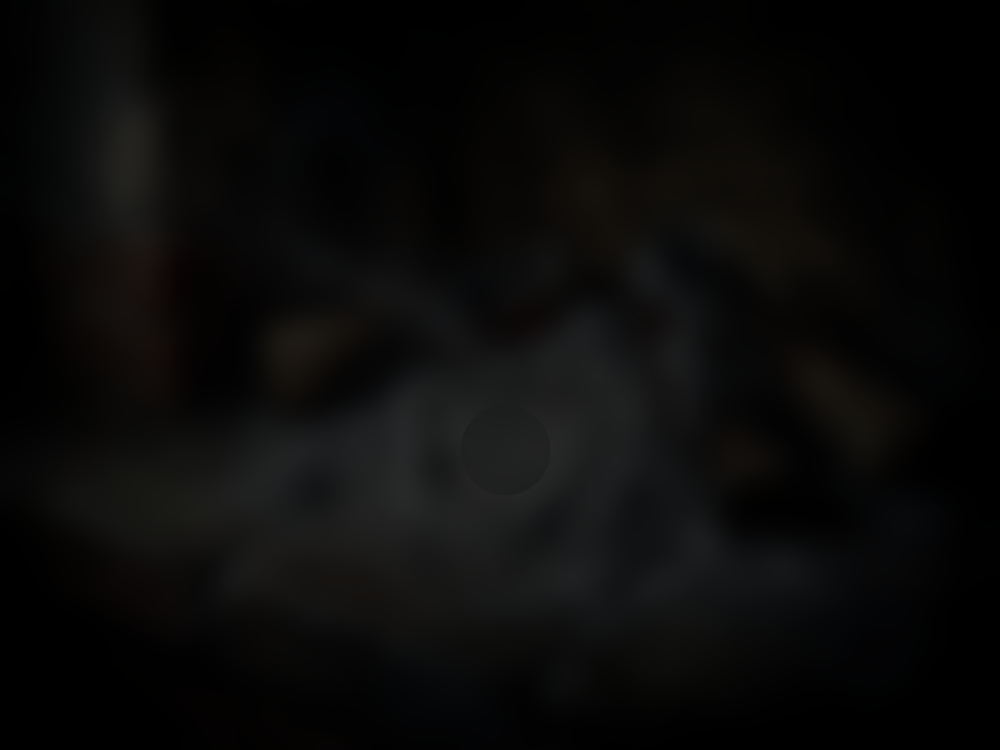
#> input picture docs/prompts/rig/part_bg.png, 1000 x 750 px
$ python partcard.py ../docs/prompts/rig/part_bg.png
#> lines starting #> are read from the running program, lines starting #| are printed output that depends on the picture; after the words box and inside, x2 and y2 are one past the last pixel; in counts of white or black regions, pixels touching at a corner belong together
"""Makes the cards a hero carries when a head or an arm is cut off (own_head_/own_weapon_/
own_shield_<hero>) from the hero's own cut-out parts, the way the first heroes' were made.

    python tools/partcard.py <hero> [<hero> ...]

Each part (assets/heroes/<hero>_head, _arm and _shield, cut by tools/rigparts.py) is taken as it
is painted, fitted into the middle of the card (at most 630 tall and 560 wide), and laid with a
soft dark shadow on the dark backdrop all these cards share (docs/prompts/rig/part_bg.png, the
pixel median of the first heroes' cards). Writes assets/cards/own_<kind>_<hero>-gemini.png.
"""
import os
import sys

import numpy as np
from PIL import Image, ImageFilter

ROOT = os.path.join(os.path.dirname(os.path.abspath(__file__)), "..")
KINDS = {"head": "head", "weapon": "arm", "shield": "shield"}
CX, CY = 500, 372


def card(hero, kind, part):
#> called with hero = '../docs/prompts/rig/part_bg.png', kind = 'head', part = 'head'
    bg = Image.open(os.path.join(ROOT, "docs", "prompts", "rig", "part_bg.png")).convert("RGB")
#> bg is the input picture: PIL image 1000x750 RGB; mean R, G, B 10.2, 10, 9.5
    p = Image.open(os.path.join(ROOT, "assets", "heroes", f"{hero}_{part}-gemini.png")).convert("RGBA")
    box = p.getchannel("A").point(lambda v: 255 if v > 60 else 0).getbbox()
#> box = (0, 0, 1000, 750)
    p = p.crop(box)
    k = min(630 / p.height, 560 / p.width)
#> k = 0.56
    p = p.resize((round(p.width * k), round(p.height * k)), Image.LANCZOS)
#> p: PIL image 560x420 RGBA
    at = (CX - p.width // 2, CY - p.height // 2)
#> at = (220, 162)
    a = Image.new("L", bg.size, 0)
#> a: PIL image 1000x750 L; every value is 0
    a.paste(p.getchannel("A"), at)
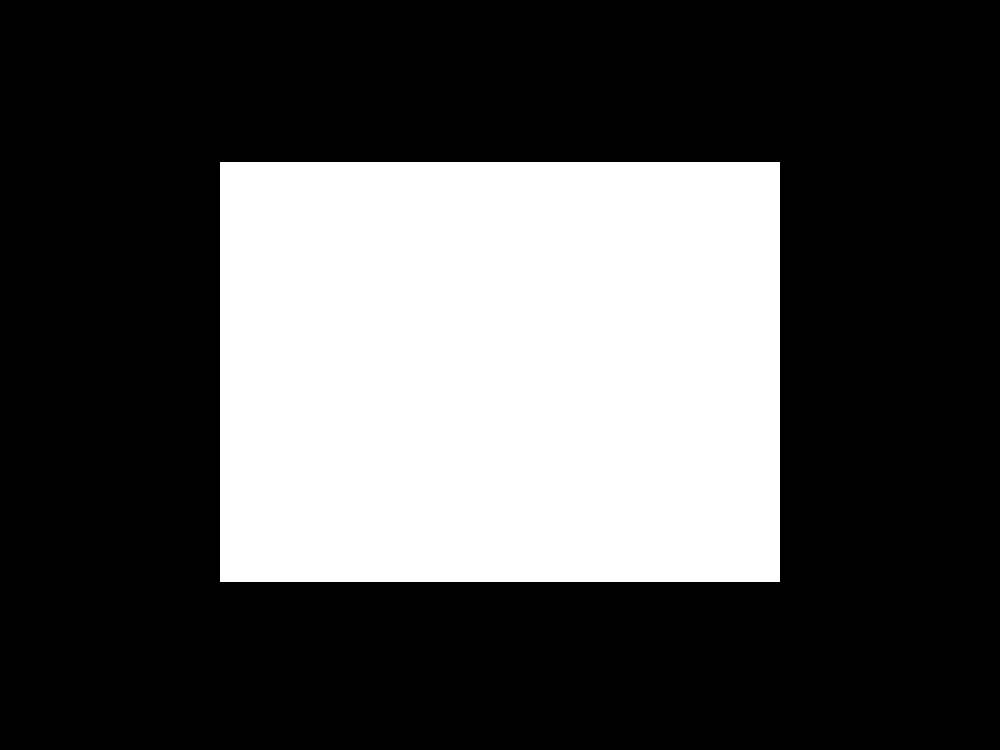
#> a: PIL image 1000x750 L; 31.4% white; 1 white region, box (x1, y1, x2, y2) and area: (220, 162, 780, 582) 235200
    shadow = np.asarray(a.filter(ImageFilter.MaxFilter(9)).filter(ImageFilter.GaussianBlur(14))).astype(float) / 255
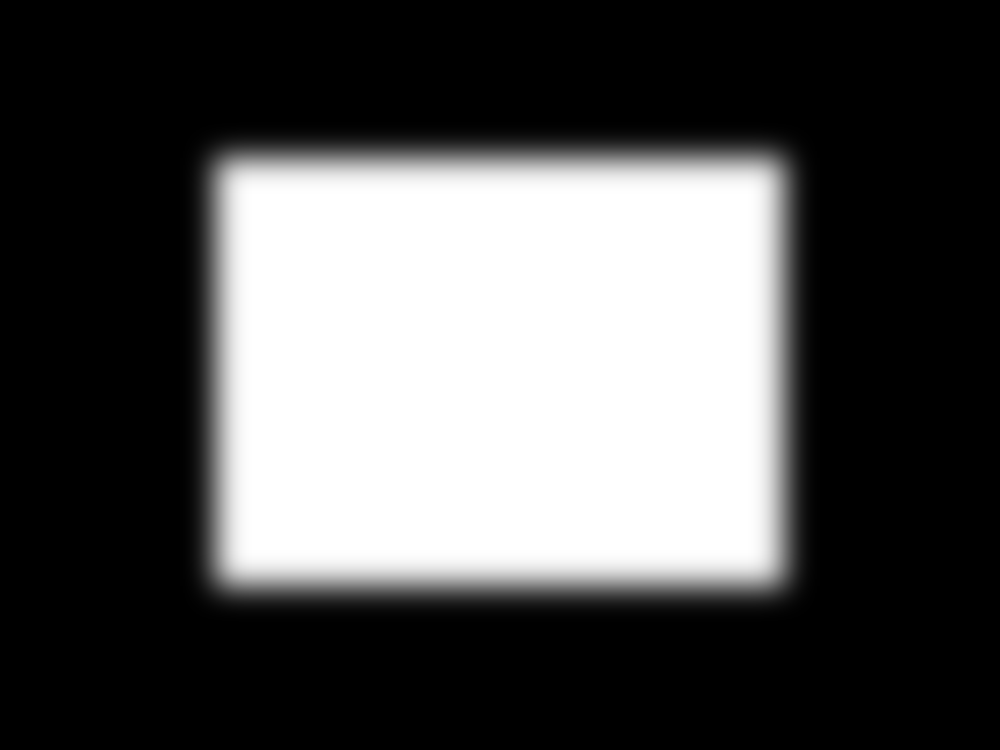
#> shadow: shape (750, 1000) float64; min 0, max 1, mean 0.324
    out = np.asarray(bg).astype(float) * (1 - 0.55 * shadow[..., None])
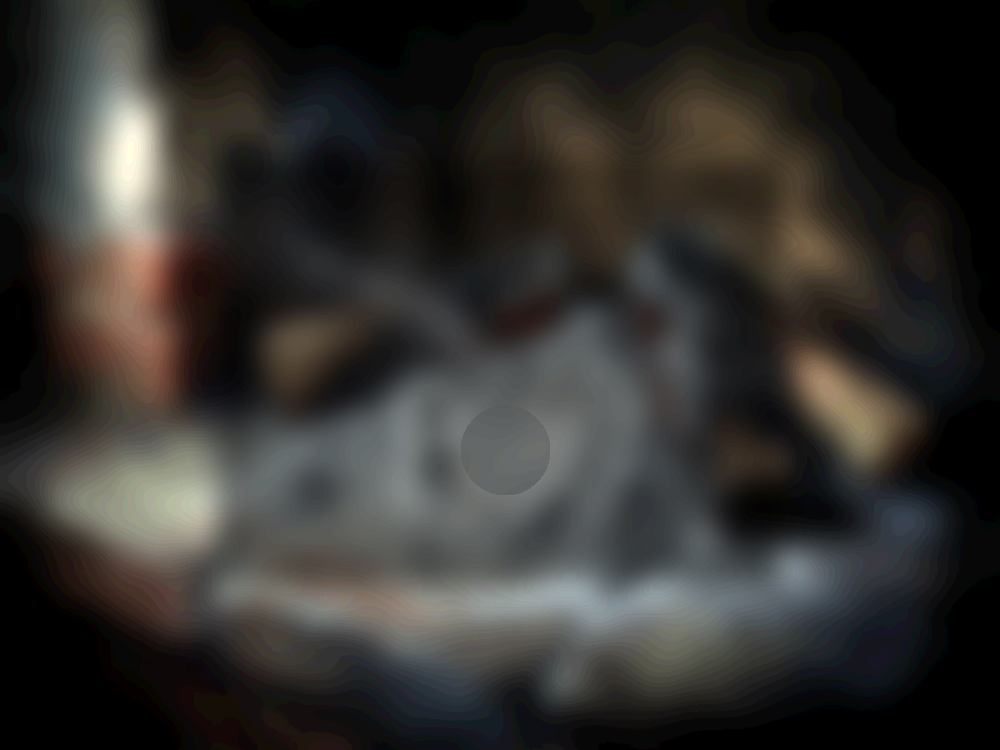
#> out: shape (750, 1000, 3) float64; mean R, G, B 7, 6.8, 6.4; drawn with min black and max white
    out = Image.fromarray(out.clip(0, 255).astype(np.uint8)).convert("RGBA")
#> out: PIL image 1000x750 RGBA
    out.alpha_composite(p, at)
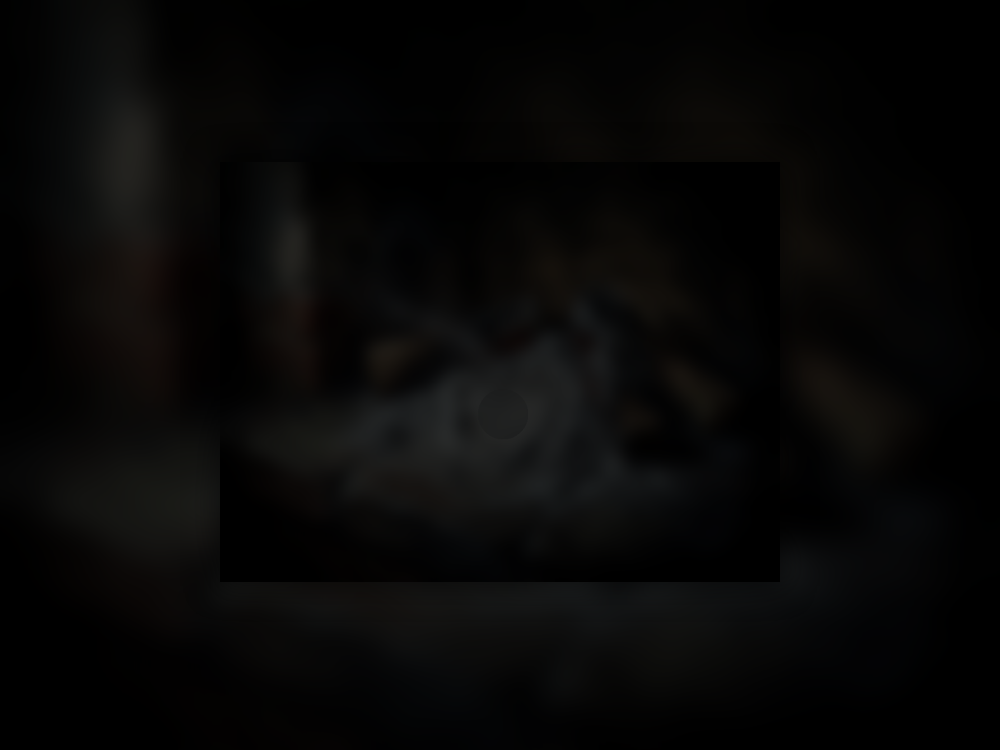
#> out: PIL image 1000x750 RGBA; mean R, G, B, A 7.5, 7.2, 6.7, 255
    dst = os.path.join(ROOT, "assets", "cards", f"own_{kind}_{hero}-gemini.png")
    out.convert("RGB").save(dst, optimize=True)
    print(dst)


for hero in sys.argv[1:]:
    for kind, part in KINDS.items():
        card(hero, kind, part)
